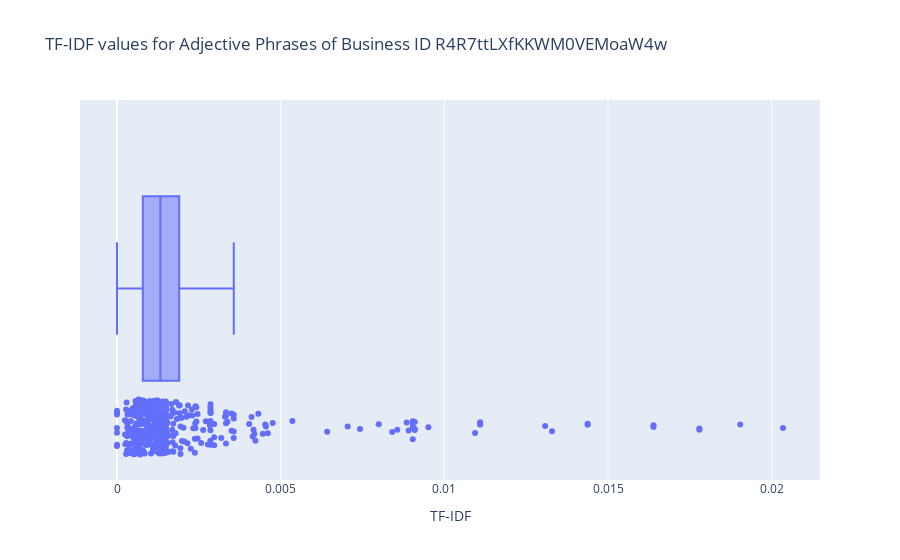

Here is the notebook cell this chart was saved with:
### Code cell
fig = px.box(adjp_tfidf_df, x="TF-IDF", hover_data=['Adjective Phrase'], points="all", title="TF-IDF values for Adjective Phrases of Business ID " + selected_business_id)
fig.show()

### Figure 1 — Plotly figure (JSON) as saved in the notebook; plotly's stock layout.template omitted (floating-point values rounded to 4 significant figures; data arrays with more than 128 entries replaced by an {"elided": "..."} marker saying what was removed)
{"data": [{"alignmentgroup": "True", "boxpoints": "all", "customdata": {"elided": "405x1 str values"}, "hovertemplate": "TF-IDF=%{x}<br>Adjective Phrase=%{customdata[0]}<extra></extra>", "legendgroup": "", "marker": {"color": "#636efa"}, "name": "", "notched": false, "offsetgroup": "", "orientation": "h", "showlegend": false, "type": "box", "x": {"elided": "405 float values"}, "x0": " ", "xaxis": "x", "y0": " ", "yaxis": "y"}], "layout": {"boxmode": "group", "legend": {"tracegroupgap": 0}, "title": {"text": "TF-IDF values for Adjective Phrases of Business ID R4R7ttLXfKKWM0VEMoaW4w"}, "xaxis": {"anchor": "y", "domain": [0, 1], "title": {"text": "TF-IDF"}}, "yaxis": {"anchor": "x", "domain": [0, 1]}}}
